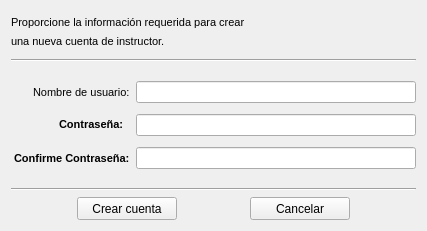
       <widget class="QWidget" name="tab_Agregar">
        <attribute name="icon">
         <iconset resource="../../Resources.qrc">
          <normaloff>:/Resources/Console/usr_th_add_bn.png</normaloff>
          <normalon>:/Resources/Console/usr_th_add.png</normalon>:/Resources/Console/usr_th_add_bn.png</iconset>
        </attribute>
        <attribute name="title">
         <string>Agregar</string>
        </attribute>
        <layout class="QGridLayout" name="gridLayout_7">
         <item row="0" column="0">
          <layout class="QGridLayout" name="gridLayout_6">
           <item row="0" column="0">
            <layout class="QVBoxLayout" name="verticalLayout_11">
             <item>
              <layout class="QHBoxLayout" name="horizontalLayout_9">
               <item>
                <layout class="QVBoxLayout" name="verticalLayout">
                 <item>
                  <spacer name="verticalSpacer_6">
                   <property name="orientation">
                    <enum>Qt::Vertical</enum>
                   </property>
                   <property name="sizeHint" stdset="0">
                    <size>
                     <width>20</width>
                     <height>5</height>
                    </size>
                   </property>
                  </spacer>
                 </item>
                 <item>
                  <layout class="QVBoxLayout" name="verticalLayout_8">
                   <item>
                    <widget class="QLabel" name="lb_Agr_desc">
                     <property name="font">
                      <font>
                       <family>Arial</family>
                       <pointsize>8</pointsize>
                       <weight>50</weight>
                       <bold>false</bold>
                      </font>
                     </property>
                     <property name="text">
                      <string>Proporcione la información requerida para crear</string>
                     </property>
                    </widget>
                   </item>
                   <item>
                    <widget class="QLabel" name="lb_Agr_desc2">
                     <property name="font">
                      <font>
                       <family>Arial</family>
                       <pointsize>8</pointsize>
                       <weight>50</weight>
                       <bold>false</bold>
                      </font>
                     </property>
                     <property name="text">
                      <string>una nueva cuenta de instructor.</string>
                     </property>
                    </widget>
                   </item>
                  </layout>
                 </item>
                 <item>
                  <spacer name="verticalSpacer_5">
                   <property name="orientation">
                    <enum>Qt::Vertical</enum>
                   </property>
                   <property name="sizeHint" stdset="0">
                    <size>
                     <width>20</width>
                     <height>5</height>
                    </size>
                   </property>
                  </spacer>
                 </item>
                </layout>
               </item>
               <item>
                <spacer name="horizontalSpacer_9">
                 <property name="orientation">
                  <enum>Qt::Horizontal</enum>
                 </property>
                 <property name="sizeHint" stdset="0">
                  <size>
                   <width>98</width>
                   <height>20</height>
                  </size>
                 </property>
                </spacer>
               </item>
               <item>
                <widget class="QLabel" name="lb_Agr_plus">
                 <property name="text">
                  <string/>
                 </property>
                 <property name="pixmap">
                  <pixmap resource="../../Resources.qrc">:/Resources/Console/usr_add.png</pixmap>
                 </property>
                </widget>
               </item>
              </layout>
             </item>
             <item>
              <widget class="Line" name="line_3">
               <property name="orientation">
                <enum>Qt::Horizontal</enum>
               </property>
              </widget>
             </item>
            </layout>
           </item>
           <item row="1" column="0">
            <spacer name="verticalSpacer_7">
             <property name="orientation">
              <enum>Qt::Vertical</enum>
             </property>
             <property name="sizeHint" stdset="0">
              <size>
               <width>14</width>
               <height>13</height>
              </size>
             </property>
            </spacer>
           </item>
           <item row="2" column="0">
            <layout class="QVBoxLayout" name="verticalLayout_5">
             <item>
              <layout class="QHBoxLayout" name="horizontalLayout_4">
               <item>
                <spacer name="horizontalSpacer_5">
                 <property name="orientation">
                  <enum>Qt::Horizontal</enum>
                 </property>
                 <property name="sizeHint" stdset="0">
                  <size>
                   <width>5</width>
                   <height>20</height>
                  </size>
                 </property>
                </spacer>
               </item>
               <item>
                <widget class="QLabel" name="lb_Agr_user">
                 <property name="font">
                  <font>
                   <family>Arial</family>
                   <pointsize>8</pointsize>
                  </font>
                 </property>
                 <property name="layoutDirection">
                  <enum>Qt::LeftToRight</enum>
                 </property>
                 <property name="text">
                  <string>Nombre de usuario:</string>
                 </property>
                </widget>
               </item>
               <item>
                <widget class="QLineEdit" name="le_agr_user">
                 <property name="minimumSize">
                  <size>
                   <width>280</width>
                   <height>22</height>
                  </size>
                 </property>
                 <property name="maximumSize">
                  <size>
                   <width>280</width>
                   <height>22</height>
                  </size>
                 </property>
                 <property name="maxLength">
                  <number>25</number>
                 </property>
                </widget>
               </item>
              </layout>
             </item>
             <item>
              <spacer name="verticalSpacer_9">
               <property name="orientation">
                <enum>Qt::Vertical</enum>
               </property>
               <property name="sizeHint" stdset="0">
                <size>
                 <width>14</width>
                 <height>5</height>
                </size>
               </property>
              </spacer>
             </item>
             <item>
              <layout class="QHBoxLayout" name="horizontalLayout_3">
               <item>
                <spacer name="horizontalSpacer_4">
                 <property name="orientation">
                  <enum>Qt::Horizontal</enum>
                 </property>
                 <property name="sizeHint" stdset="0">
                  <size>
                   <width>45</width>
                   <height>20</height>
                  </size>
                 </property>
                </spacer>
               </item>
               <item>
                <widget class="QLabel" name="lb_Agr_pwd">
                 <property name="minimumSize">
                  <size>
                   <width>71</width>
                   <height>21</height>
                  </size>
                 </property>
                 <property name="maximumSize">
                  <size>
                   <width>71</width>
                   <height>21</height>
                  </size>
                 </property>
                 <property name="font">
                  <font>
                   <family>Arial</family>
                   <pointsize>8</pointsize>
                   <weight>75</weight>
                   <bold>true</bold>
                  </font>
                 </property>
                 <property name="layoutDirection">
                  <enum>Qt::LeftToRight</enum>
                 </property>
                 <property name="text">
                  <string>Contraseña:</string>
                 </property>
                </widget>
               </item>
               <item>
                <widget class="QLineEdit" name="le_agr_pwd">
                 <property name="minimumSize">
                  <size>
                   <width>280</width>
                   <height>22</height>
                  </size>
                 </property>
                 <property name="maximumSize">
                  <size>
                   <width>280</width>
                   <height>22</height>
                  </size>
                 </property>
                 <property name="inputMethodHints">
                  <set>Qt::ImhNoAutoUppercase|Qt::ImhNoPredictiveText</set>
                 </property>
                 <property name="maxLength">
                  <number>25</number>
                 </property>
                 <property name="echoMode">
                  <enum>QLineEdit::PasswordEchoOnEdit</enum>
                 </property>
                </widget>
               </item>
              </layout>
             </item>
             <item>
              <spacer name="verticalSpacer_12">
               <property name="orientation">
                <enum>Qt::Vertical</enum>
               </property>
               <property name="sizeType">
                <enum>QSizePolicy::Expanding</enum>
               </property>
               <property name="sizeHint" stdset="0">
                <size>
                 <width>18</width>
                 <height>5</height>
                </size>
               </property>
              </spacer>
             </item>
             <item>
              <layout class="QHBoxLayout" name="horizontalLayout_10">
               <item>
                <spacer name="horizontalSpacer_6">
                 <property name="orientation">
                  <enum>Qt::Horizontal</enum>
                 </property>
                 <property name="sizeHint" stdset="0">
                  <size>
                   <width>3</width>
                   <height>20</height>
                  </size>
                 </property>
                </spacer>
               </item>
               <item>
                <widget class="QLabel" name="lb_Agr_pwd2">
                 <property name="minimumSize">
                  <size>
                   <width>91</width>
                   <height>21</height>
                  </size>
                 </property>
                 <property name="font">
                  <font>
                   <family>Arial</family>
                   <pointsize>8</pointsize>
                   <weight>75</weight>
                   <bold>true</bold>
                  </font>
                 </property>
                 <property name="layoutDirection">
                  <enum>Qt::LeftToRight</enum>
                 </property>
                 <property name="text">
                  <string>Confirme Contraseña:</string>
                 </property>
                </widget>
               </item>
               <item>
                <widget class="QLineEdit" name="le_agr_pwd2">
                 <property name="minimumSize">
                  <size>
                   <width>280</width>
                   <height>22</height>
                  </size>
                 </property>
                 <property name="maximumSize">
                  <size>
                   <width>280</width>
                   <height>22</height>
                  </size>
                 </property>
                 <property name="inputMethodHints">
                  <set>Qt::ImhHiddenText|Qt::ImhNoAutoUppercase|Qt::ImhNoPredictiveText</set>
                 </property>
                 <property name="maxLength">
                  <number>25</number>
                 </property>
                 <property name="echoMode">
                  <enum>QLineEdit::Password</enum>
                 </property>
                </widget>
               </item>
              </layout>
             </item>
            </layout>
           </item>
           <item row="3" column="0">
            <spacer name="verticalSpacer_4">
             <property name="orientation">
              <enum>Qt::Vertical</enum>
             </property>
             <property name="sizeHint" stdset="0">
              <size>
               <width>14</width>
               <height>13</height>
              </size>
             </property>
            </spacer>
           </item>
           <item row="4" column="0">
            <layout class="QVBoxLayout" name="verticalLayout_12">
             <item>
              <widget class="Line" name="line_4">
               <property name="orientation">
                <enum>Qt::Horizontal</enum>
               </property>
              </widget>
             </item>
             <item>
              <layout class="QHBoxLayout" name="horizontalLayout_13">
               <item>
                <spacer name="horizontalSpacer_17">
                 <property name="orientation">
                  <enum>Qt::Horizontal</enum>
                 </property>
                 <property name="sizeHint" stdset="0">
                  <size>
                   <width>58</width>
                   <height>20</height>
                  </size>
                 </property>
                </spacer>
               </item>
               <item>
                <widget class="QPushButton" name="btn_Agr_Crear">
                 <property name="minimumSize">
                  <size>
                   <width>100</width>
                   <height>23</height>
                  </size>
                 </property>
                 <property name="maximumSize">
                  <size>
                   <width>100</width>
                   <height>23</height>
                  </size>
                 </property>
                 <property name="text">
                  <string>Crear cuenta</string>
                 </property>
                </widget>
               </item>
               <item>
                <spacer name="horizontalSpacer_10">
                 <property name="orientation">
                  <enum>Qt::Horizontal</enum>
                 </property>
                 <property name="sizeHint" stdset="0">
                  <size>
                   <width>40</width>
                   <height>20</height>
                  </size>
                 </property>
                </spacer>
               </item>
               <item>
                <widget class="QPushButton" name="btn_Agr_Cancel">
                 <property name="minimumSize">
                  <size>
                   <width>100</width>
                   <height>23</height>
                  </size>
                 </property>
                 <property name="maximumSize">
                  <size>
                   <width>100</width>
                   <height>23</height>
                  </size>
                 </property>
                 <property name="text">
                  <string>Cancelar</string>
                 </property>
                </widget>
               </item>
               <item>
                <spacer name="horizontalSpacer_18">
                 <property name="orientation">
                  <enum>Qt::Horizontal</enum>
                 </property>
                 <property name="sizeHint" stdset="0">
                  <size>
                   <width>58</width>
                   <height>20</height>
                  </size>
                 </property>
                </spacer>
               </item>
              </layout>
             </item>
            </layout>
           </item>
          </layout>
         </item>
        </layout>
       </widget>
